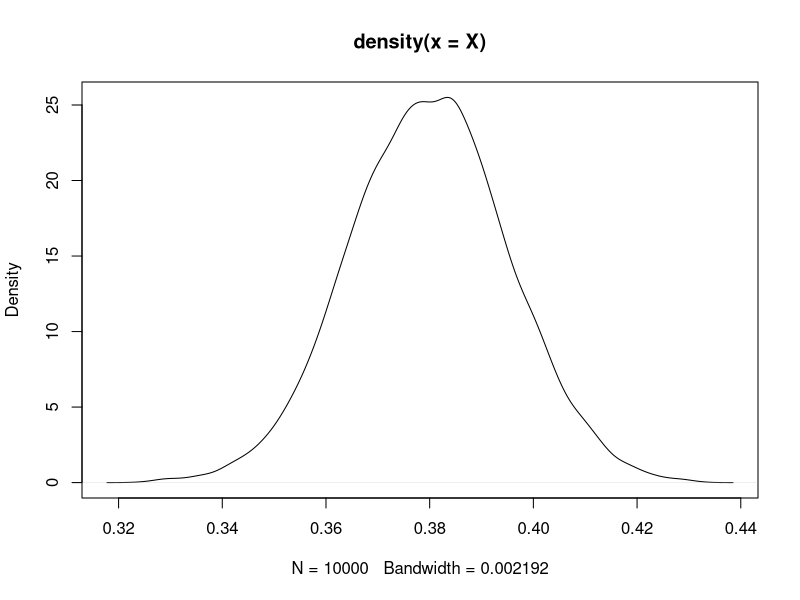
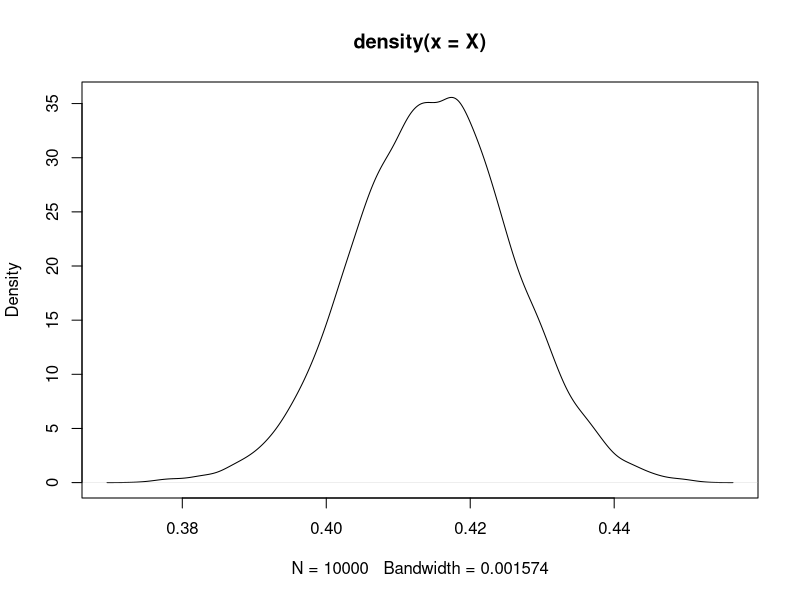
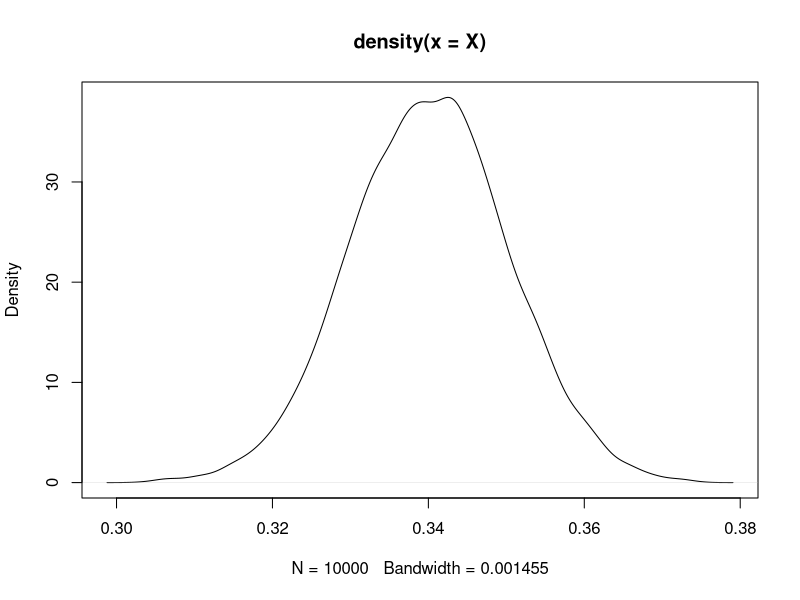
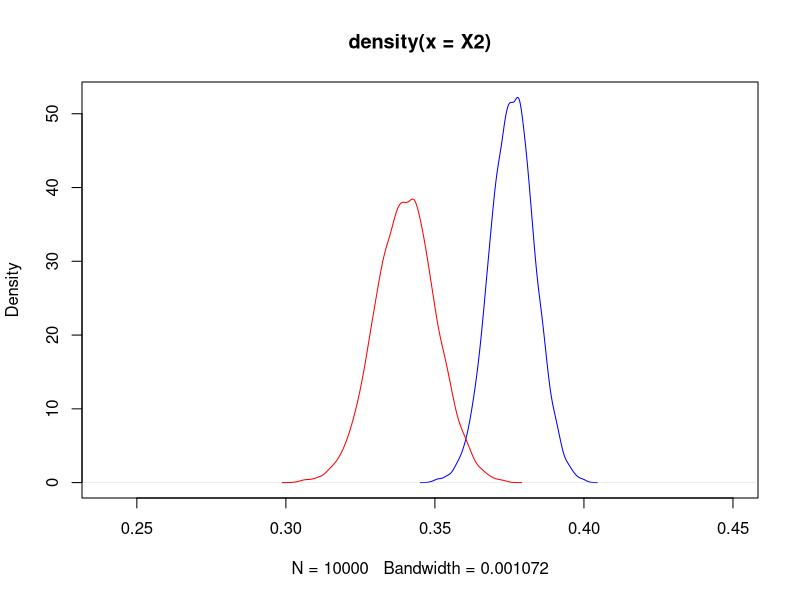
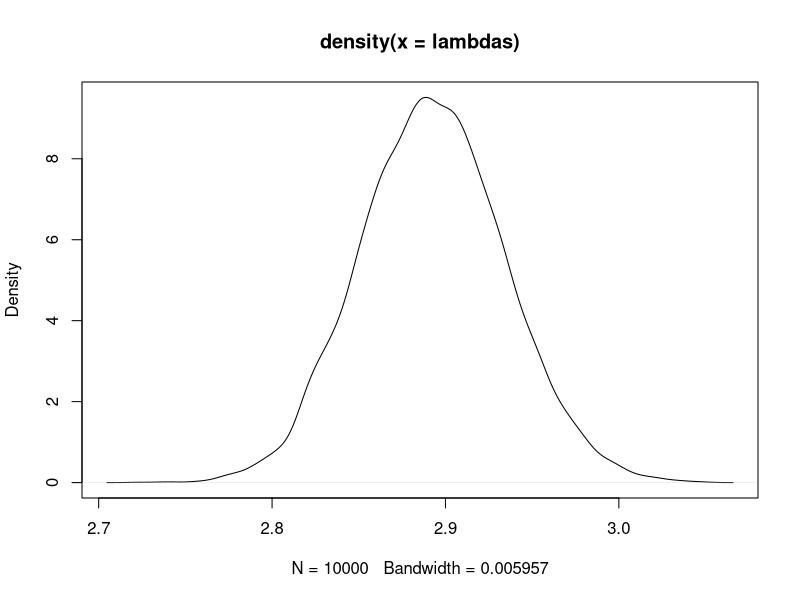

The R source for these figures, in order:
## ---- chunk 1
knitr::opts_chunk$set(echo = TRUE)
options(digits = 4)
## ---- chunk 2
alpha = 381
beta = 621

set.seed(2019)
X <- rbeta(n = 10000, shape1 = alpha, shape2 = beta)
## ---- chunk 3
plot(density(X))
## ---- chunk 4
median(X)
## ---- chunk 5
quantile(X, probs = c(0.025, 0.975))
## ---- chunk 6
alpha = 831
beta = 1171

set.seed(2019)
X <- rbeta(n = 10000, shape1 = alpha, shape2 = beta)
## ---- chunk 7
plot(density(X))
## ---- chunk 8
median(X)
## ---- chunk 9
quantile(X, probs = c(0.025, 0.975))
## ---- chunk 10
alpha = 738
beta = 1430

set.seed(2019)
X <- rbeta(n = 10000, shape1 = alpha, shape2 = beta)
## ---- chunk 11
plot(density(X))
## ---- chunk 12
median(X)
## ---- chunk 13
quantile(X, probs = c(0.025, 0.975))
## ---- chunk 14
alpha = 1568
beta = 2600

set.seed(2019)
X2 <- rbeta(n = 10000, shape1 = alpha, shape2 = beta)
## ---- chunk 15
plot(density(X2), col = "blue", xlim = c(0.24,0.45))
lines(density(X), col = "red")
## ---- chunk 16
median(X2)
## ---- chunk 17
quantile(X2, probs = c(0.025, 0.975))
## ---- chunk 18
skin <- read.delim("skin.txt", header = T, sep = " ")
sumX <- sum(skin$numsc)
n <- sum(!is.na(skin$numsc))
## ---- chunk 19
alpha <- 1/2 + sumX
beta <- n

set.seed(11)
lambdas <- rgamma(n = 10000, shape = alpha, rate = beta)

plot(density(lambdas))
median(lambdas)
quantile(lambdas, probs = c(0.025, 0.975))
